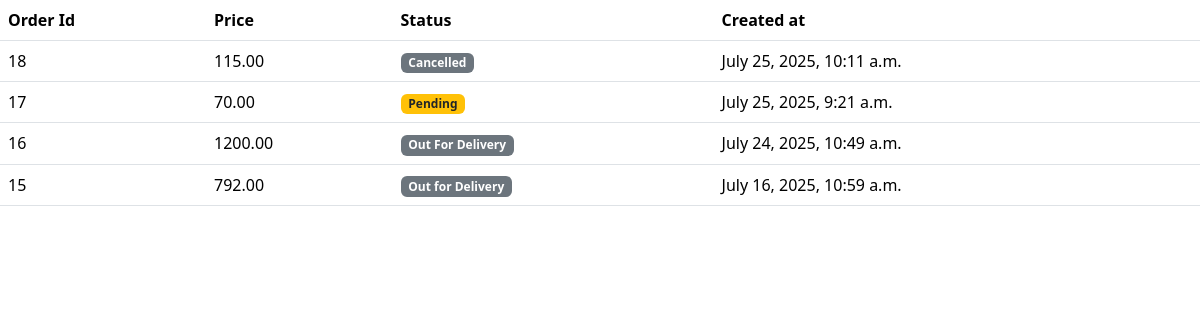
The app's page /my-orders/ (signed in) with its own data.
### my_app/models.py (models this page shows, shortened)
class Order(models.Model):
    ORDER_STATUS_CHOICES=[
        ('Pending','Pending'),
        ('Processing','Processing'),
        ('Out For Delivery','Out For Delivery'),
        ('Delivered','Delivered'),
        ('Cancelled','Cancelled')
        ]
    user=models.ForeignKey(User,on_delete=models.CASCADE,null=True,blank=True)
    shipping_address = models.ForeignKey(ShippingAddress, on_delete=models.CASCADE)
    total_price = models.DecimalField(max_digits=10, decimal_places=2)
    created_at=models.DateTimeField(auto_now_add=True)
    payment_method=models.CharField(max_length=50)
    payment_status = models.CharField(max_length=100)
    order_status = models.CharField(max_length=100,choices=ORDER_STATUS_CHOICES,default='Pending')

### my_app/views.py (the view)
# urls.py: path("my-orders/",views.my_orders,name="my_orders"),
@login_required
def my_orders(request):
    recent_orders = Order.objects.all().order_by('-created_at')
    return render(request,"my_orders.html",{'recent_orders':recent_orders})

### templates/my_orders.html (shortened to what this page needs)
<!DOCTYPE html>
{%load static%}
<html lang="en">
<head>
    <link href="https://cdn.jsdelivr.net/npm/bootstrap@5.3.3/dist/css/bootstrap.min.css" rel="stylesheet">
    <link href="https://cdn.jsdelivr.net/npm/bootstrap@5.3.3/dist/css/bootstrap.min.css" rel="stylesheet">
    <link href="https://getbootstrap.com/docs/5.3/assets/css/docs.css" rel="stylesheet">
    <link rel="stylesheet" href="https://cdnjs.cloudflare.com/ajax/libs/font-awesome/6.6.0/css/all.min.css" />
</head>
<body>
    <table class="detail table">
        <thead>
          <tr>
            <th>Order Id </th>
            <th>Price</th>
            <th>Status</th>
            <th>Created at</th>
          </tr>
        </thead>
        <tbody>
          {% if recent_orders %}
            {% for order in recent_orders %}
              <tr>
                <td>{{order.id}}</th>
                <td>{{order.total_price}}</td>
                <td>
                  {% if order.order_status == 'Pending' %}
                    <span class="badge bg-warning text-dark">Pending</span>
                  {% elif order.order_tatus == 'Delivered' %}
                    <span class="badge bg-success">Delivered</span>
                  {% elif order.order_status == 'Out For Delivery' %}
                    <span class="badge bg-secondary">Out For Delivery</span>
                  {% else %}
                    <span class="badge bg-secondary">{{order.order_status}}</span>
                  {% endif %}
                </td>
                <td>{{order.created_at}}</td>
              </tr>
            {% endfor %}
          {% else %}
            <tr>
              <td colspan="4" class="text-center">You have no recent orders.</td>
            </tr>
          {% endif %}
        </tbody>
      </table>
</body>

### records on screen
Order: id "18", total_price "115.00", order_status "Cancelled", created_at "July 25, 2025, 10:11 a.m."
Order: id "17", total_price "70.00", order_status "Pending", created_at "July 25, 2025, 9:21 a.m."
Order: id "16", total_price "1200.00", order_status "Out For Delivery", created_at "July 24, 2025, 10:49 a.m."
Order: id "15", total_price "792.00", order_status "Out for Delivery", created_at "July 16, 2025, 10:59 a.m."
